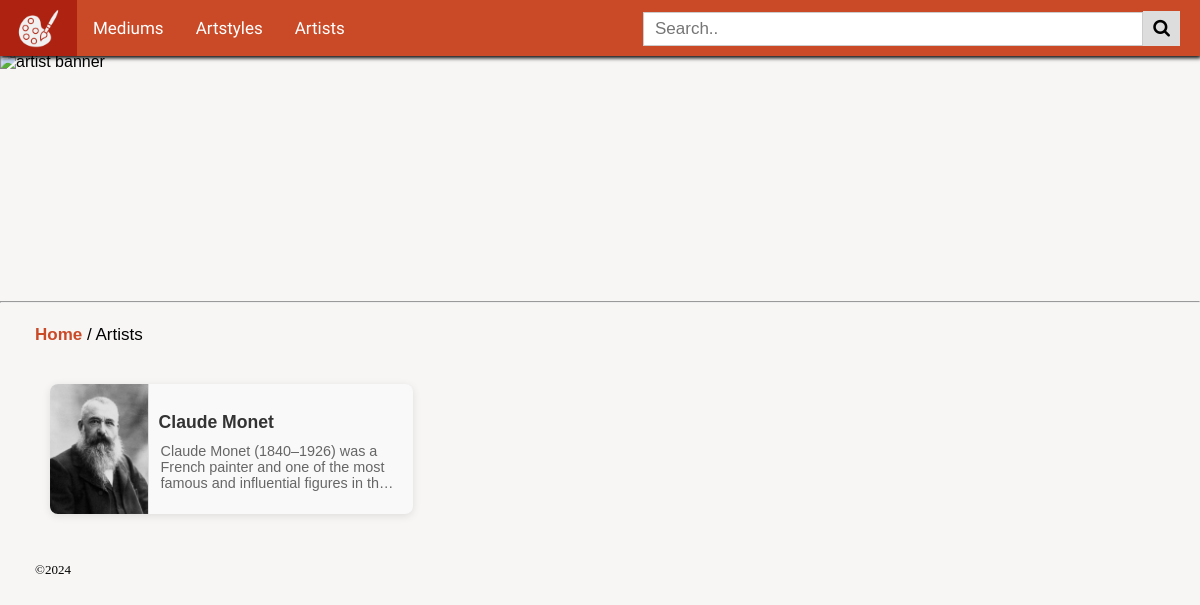
The page /artist on the database its author committed.
### tables this page shows
CREATE TABLE Artists (id INTEGER PRIMARY KEY AUTOINCREMENT, name TEXT NOT NULL, image TEXT, summary TEXT, accomplishments TEXT, biography TEXT);

### routes.py (the view)
@app.route('/artist')
def artistnav():
    conn = get_db()
    cur = conn.cursor()
    cur.execute("SELECT * FROM Artists")
    artists = cur.fetchall()
    conn.close()
    return render_template('artistnav.html', artists=artists)

### routes.py (called while the page is built)
def get_db():
    conn = sqlite3.connect(DATABASE)
    return conn

### templates/artistnav.html (shortened to what this page needs)
{% extends "layout.html" %}
{% block content %}
<div class="container">
    <img src= "static/images/ArtistBanner.jpg" alt="artist banner"/>
</div>
<hr/>
<p>
    <a href="/" class="link">Home</a> / Artists
</p>
<p>
</p>
<div class="results-section">
    {% for artist in artists %}
        <a href="/artist/{{artist[0]}}" class="result-item">
            <img src="{{artist[2]}}" alt="{{artist[1]}}" class="thumbnail">
            <div class="result-info">
                <h3 class="result-title">{{ artist[1] }}</h3>
                <p class="result-description">{{ artist[3] }}</p>
            </div>
        </a>
    {% endfor %}
</div>
{%endblock%}

### static/style.css (style rules this page uses)
body { margin: 0; padding: 0; height: 100%; background-color: #f7f6f5; }
p { padding-top: 5px; font-size: 17px; margin-left: 35px; margin-right: 50px; }
img { height: auto; max-width: 100%; }
.container { display: flex; justify-content: center; align-items: center; width: 100%; height: 100%; }
.container img { object-fit: cover; width: 100%; height: 240px; }
.link { text-decoration: none; color: #ca4a28; font-weight: bold; }
* { box-sizing: border-box; }
.results-section { margin-left: 50px; display: flex; flex-wrap: wrap; gap: 20px; margin-bottom: 40px; }
.result-item { display: flex; width: calc(33.333% - 20px); background: #f9f9f9; border-radius: 8px; overflow: hidden; box-shadow: 0 2px 8px rgba(0, 0, 0, 0.1); transition: transform 0.3s; text-decoration: none; }
.thumbnail { width: 130px; height: 130px; object-fit: cover; border-right: 1px solid #ddd; }
.result-info { text-decoration: none; padding: 10px; flex-direction: column; justify-content: space-between; }
.result-title { font-size: 1.1em; color: #333; text-decoration: none; margin-bottom: 5px; }
.result-description { margin: 2px; font-size: 0.9em; color: #666; overflow: hidden; text-overflow: ellipsis; display: -webkit-box; -webkit-line-clamp: 3; -webkit-box-orient: vertical; line-clamp: 3; -webkit-box-orient: vertical; -moz-box-orient: vertical; -ms-box-orient: vertical; }

### rows shown on the page
Artists: image (picture), name "Claude Monet", summary "Claude Monet (1840–1926) was a French painter and one of the most famous and influential figures in…"
